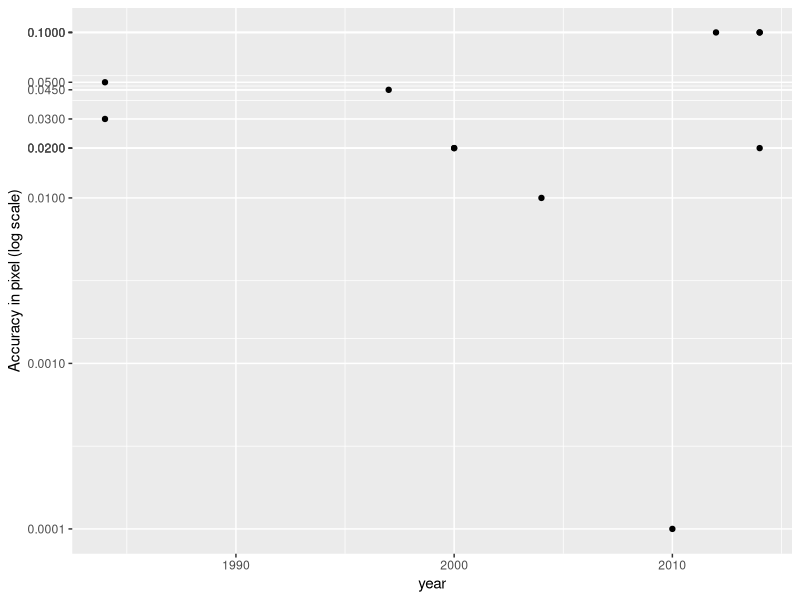

Write R code to recreate this figure.
pdf("R_plot_%d.pdf")
df<-readr::read_csv('data.csv')
for(i in seq(1,nrow(df))){
	if(is.na(df$value[i])){
		df$value[i]=df$num[i]/df$den[i]
	}
}

library(ggplot2)

plot(ggplot(data=df)
	+geom_point(aes(x=year,y=value))
	+scale_y_continuous(trans="log10",breaks=c(0.001,df$value))
	+ylab('Accuracy in pixel (log scale)'))

